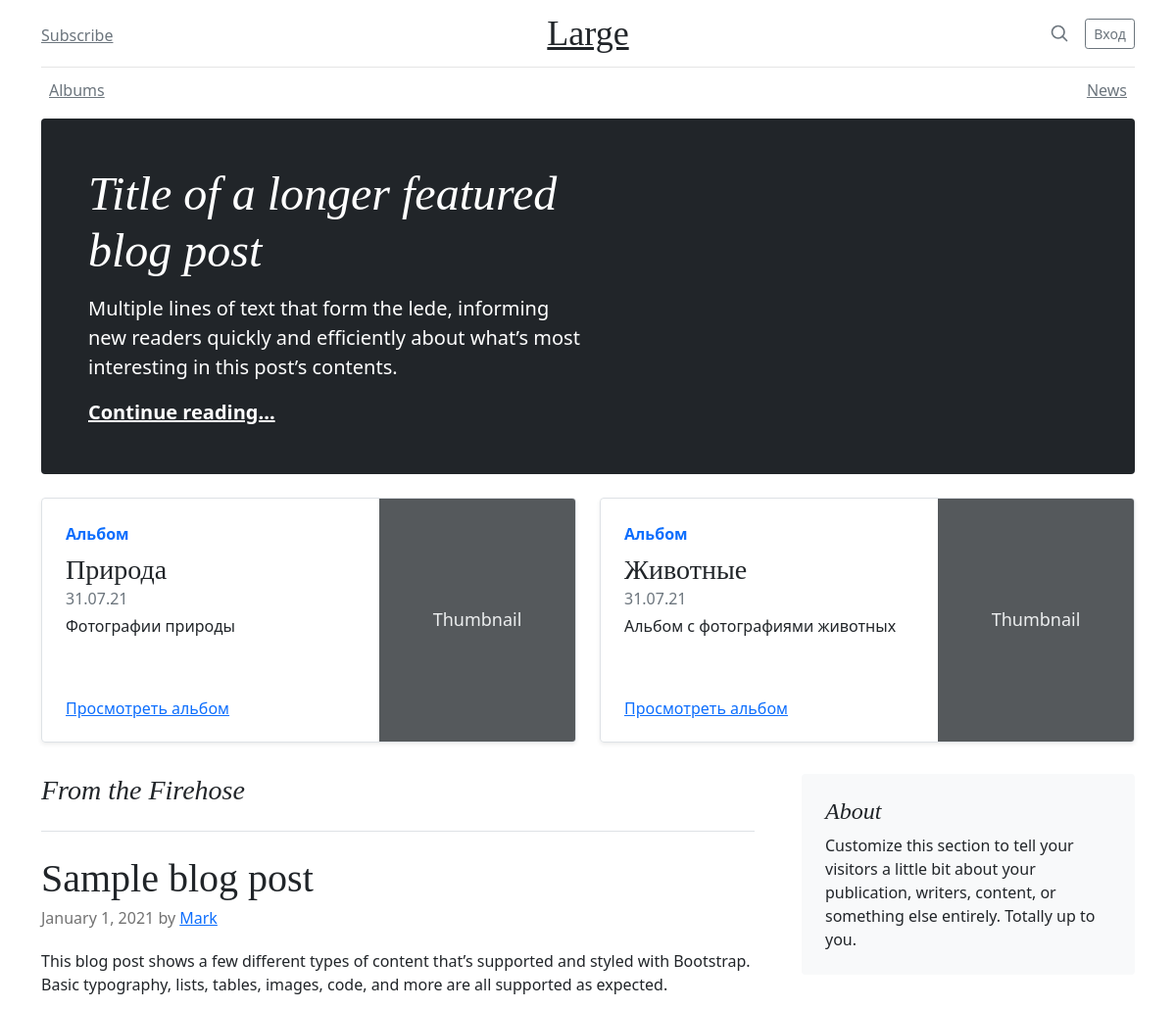
/ (upper part), run on an earlier commit of the app's database.
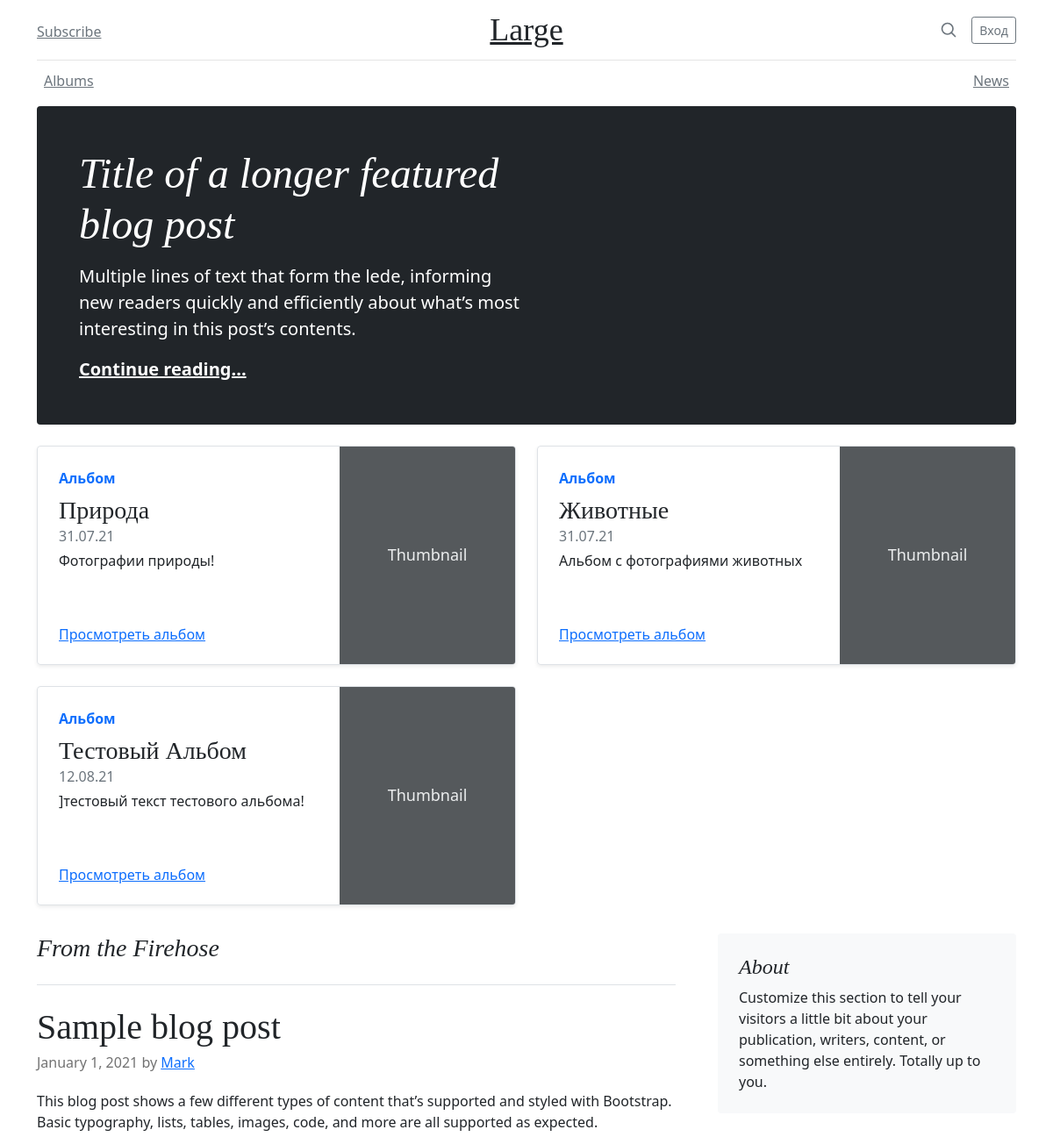
And on a later commit of the database.
### mane/models.py (models this page shows, shortened)
class Album(models.Model):
    title = models.CharField(max_length=150, verbose_name='Заголовок')
    description = models.TextField(blank=True, null=True, verbose_name='Описание')
    date = models.DateTimeField(auto_now_add=True, verbose_name='Дата создания', blank=True, null=True)
    is_active = models.BooleanField(default=True)
    class Meta:
        verbose_name = 'альбом'
        verbose_name_plural = 'альбомы'

### mane/views.py (the view)
# urls.py: path('', mane_views.main, name='index'),
def main(request):
    context = {
        'albums': Album.objects.all()
    }
    return render(request, 'mane/index.html', context)

### mane/templates/mane/index.html (shortened to what this page needs)
{% load static %}
<!doctype html>
<html lang="en">
<head>
    <link href="{% static 'css/bootstrap.min.css' %}" rel="stylesheet">
    <link href="blog.css" rel="stylesheet">
</head>
<body>
{% include 'mane/includes/inc_main_menu.html' %}
<main class="container">
    <div class="p-4 p-md-5 mb-4 text-white rounded bg-dark">
        <div class="col-md-6 px-0">
            <h1 class="display-4 fst-italic">Title of a longer featured blog post</h1>
            <p class="lead my-3">Multiple lines of text that form the lede, informing new readers quickly and
                efficiently about what’s most interesting in this post’s contents.</p>
            <p class="lead mb-0"><a href="#" class="text-white fw-bold">Continue reading...</a></p>
        </div>
    </div>
    <div class="row mb-2">
        {% for album in albums %}
            <div class="col-md-6">
                <div class="row g-0 border rounded overflow-hidden flex-md-row mb-4 shadow-sm h-md-250 position-relative">
                    <div class="col p-4 d-flex flex-column position-static">
                        <strong class="d-inline-block mb-2 text-primary">Альбом</strong>
                        <h3 class="mb-0">{{ album.title|title }}</h3>
                        <div class="mb-1 text-muted"> {{ album.date|date:'d.m.y' }} </div>
                        <p class="card-text mb-auto">{{ album.description }}</p>
                        <a href="{% url 'album:album' album.pk %}" class="stretched-link">Просмотреть альбом</a>
                    </div>
                    <div class="col-auto d-none d-lg-block">
                        <svg class="bd-placeholder-img" width="200" height="250" xmlns="http://www.w3.org/2000/svg"
                             role="img" aria-label="Placeholder: Thumbnail" preserveAspectRatio="xMidYMid slice"
                             focusable="false"><title>Placeholder</title>
                            <text x="50%" y="50%" fill="#eceeef" dy=".3em">Thumbnail</text>
                        </svg>
                    </div>
                </div>
            </div>
        {% endfor %}
    </div>
    <div class="row g-5">
        <div class="col-md-8">
            <h3 class="pb-4 mb-4 fst-italic border-bottom">
                From the Firehose
            </h3>
            <article class="blog-post">
                <h2 class="blog-post-title">Sample blog post</h2>
                <p class="blog-post-meta">January 1, 2021 by <a href="#">Mark</a></p>
                <p>This blog post shows a few different types of content that’s supported and styled with Bootstrap.
                    Basic typography, lists, tables, images, code, and more are all supported as expected.</p>
            </article>
        </div>
        <div class="col-md-4">
            <div class="position-sticky" style="top: 2rem;">
                <div class="p-4 mb-3 bg-light rounded">
                    <h4 class="fst-italic">About</h4>
                    <p class="mb-0">Customize this section to tell your visitors a little bit about your publication,
                        writers, content, or something else entirely. Totally up to you.</p>
                </div>
                <div class="p-4">
                </div>
            </div>
        </div>
    </div>
</main>
</body>
</html>

What changed in the data, as far as the page shows it:
changed Album "Природа": description "Фотографии природы" → "Фотографии природы!"
added Album: title "Тестовый Альбом", date "12.08.21", description "]тестовый текст тестового альбома!"
